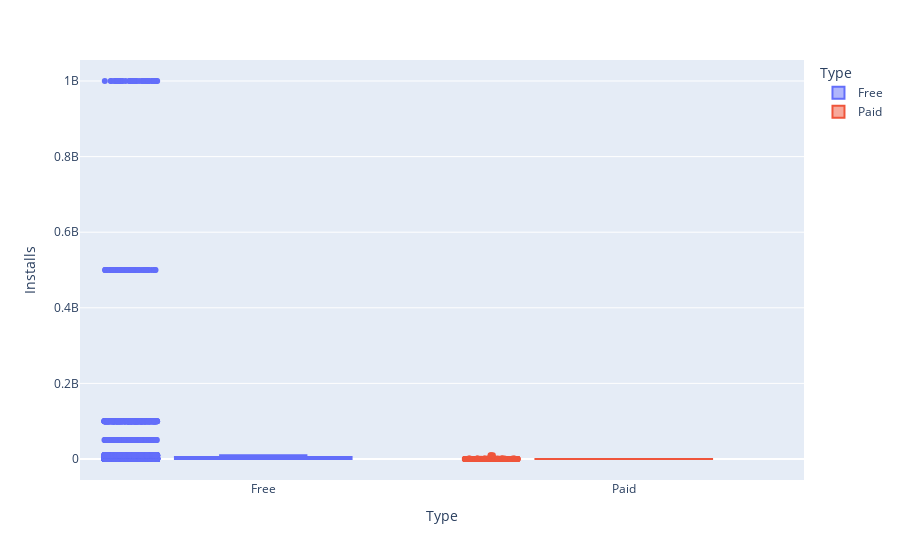

Source (notebook cell):
### Markdown cell above
# Plotly Box Plots: Lost Downloads for Paid Apps

**Challenge**: Create a box plot that shows the number of Installs for free versus paid apps. How does the median number of installations compare? Is the difference large or small?

Use the [Box Plots Guide](https://plotly.com/python/box-plots/) and the [.box API reference](https://plotly.com/python-api-reference/generated/plotly.express.box.html) to create the following chart. 

<img src=https://imgur.com/uVsECT3.png>

### Code cell
box = px.box(df_app_clean,y='Installs',x='Type',color='Type',notched=True,points='all')
box.show()

### Figure 1 — Plotly figure (JSON) as saved in the notebook; plotly's stock layout.template omitted (floating-point values rounded to 4 significant figures; data arrays with more than 128 entries replaced by an {"elided": "..."} marker saying what was removed)
{"data": [{"alignmentgroup": "True", "boxpoints": "all", "hovertemplate": "Type=%{x}<br>Installs=%{y}<extra></extra>", "legendgroup": "Free", "marker": {"color": "#636efa"}, "name": "Free", "notched": true, "offsetgroup": "Free", "orientation": "v", "showlegend": true, "type": "box", "x": {"elided": "8278 str values"}, "x0": " ", "xaxis": "x", "y": {"elided": "8278 int values"}, "y0": " ", "yaxis": "y"}, {"alignmentgroup": "True", "boxpoints": "all", "hovertemplate": "Type=%{x}<br>Installs=%{y}<extra></extra>", "legendgroup": "Paid", "marker": {"color": "#EF553B"}, "name": "Paid", "notched": true, "offsetgroup": "Paid", "orientation": "v", "showlegend": true, "type": "box", "x": {"elided": "598 str values"}, "x0": " ", "xaxis": "x", "y": {"elided": "598 int values"}, "y0": " ", "yaxis": "y"}], "layout": {"boxmode": "overlay", "legend": {"title": {"text": "Type"}, "tracegroupgap": 0}, "margin": {"t": 60}, "xaxis": {"anchor": "y", "categoryarray": ["Free", "Paid"], "categoryorder": "array", "domain": [0, 1], "title": {"text": "Type"}}, "yaxis": {"anchor": "x", "domain": [0, 1], "title": {"text": "Installs"}}}}
